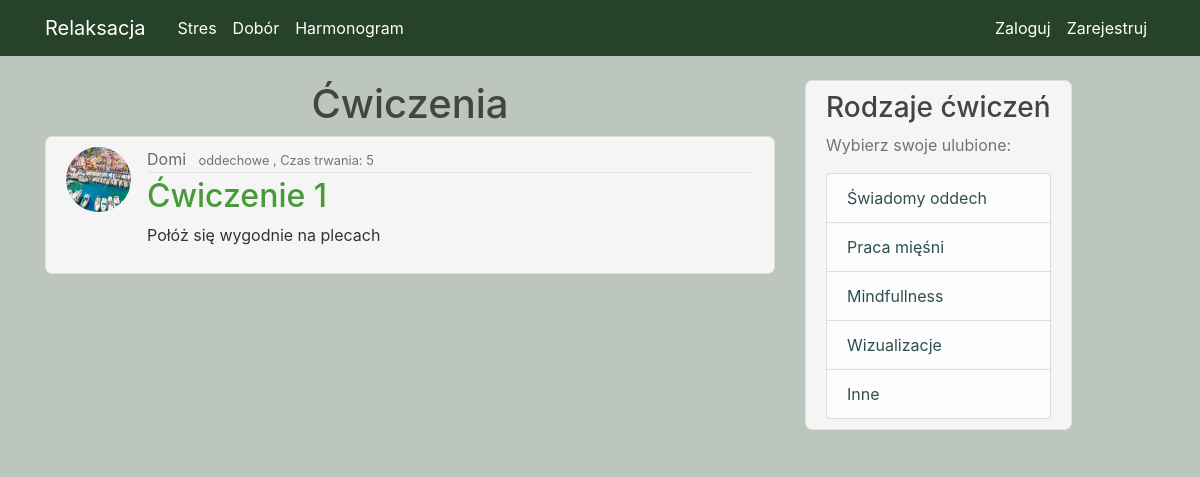
/post/1, run on an earlier commit of the app's database.
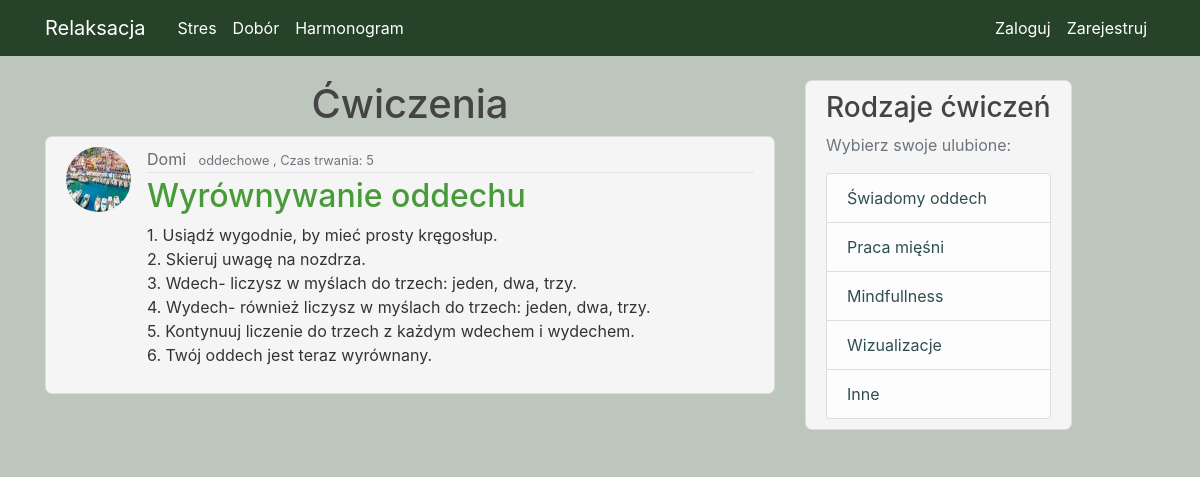
And on a later commit of the database.
### Relaks/models.py (models this page shows, shortened)
class Post(db.Model):
    id = db.Column(db.Integer, primary_key=True, autoincrement=True)
    name = db.Column(db.String(100), nullable=True)
    category = db.Column(db.String(100), nullable=True)
    time = db.Column(db.Integer, nullable=True)
    content = db.Column(db.Text, nullable=True)
    user_id = db.Column(db.Integer, db.ForeignKey('user.id'), nullable=False)

### Relaks/routes.py (the view)
@app.route("/post/<int:post_id>")
def post(post_id):
    post = Post.query.get_or_404(post_id)
    return render_template('post.html', title=post.name, post=post)

### Relaks/templates/post.html (shortened to what this page needs)
{% extends "layout.html" %}
{% block content %}
     <h1 style="text-align: center"> Ćwiczenia  </h1>
      <article class="media content-section">
          <img class="rounded-circle article-img" src="{{ url_for('static', filename='photo/' + post.author.image_file) }}">
          <div class="media-body">
            <div class="article-metadata">
              <a class="mr-2" href="#">{{ post.author.username }}</a>
              <small class="text-muted">{{ post.category }} , </small>
                <small class="text-muted">Czas trwania: {{ post.time }}</small>
            </div>
            <h2> <a class="article-title" href="{{ url_for('post', post_id=post.id) }}">{{ post.name}}</a> </h2>
            <p class="article-content">{{ post.content }}</p>
          </div>
        </article>
{% endblock content %}

What changed in the data, as far as the page shows it:
changed Post "oddechowe": name "Ćwiczenie 1" → "Wyrównywanie oddechu"; content "Połóż się wygodnie na plecach" → "1. Usiądź wygodnie, by mieć prosty kręgosłup. 2. Skieruj uwagę na nozdrza. 3. Wdech- liczysz w myślach do trzech: jeden, dwa, trzy. 4. Wydech- również liczysz w myślach do trzech: jeden, dwa, trzy. 5. Kontynuuj liczenie do trzech z każdym wdechem i wydechem. 6. Twój oddech jest teraz wyrównany."
